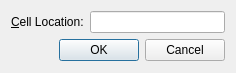
<?xml version="1.0" encoding="UTF-8"?>
<ui version="4.0">
 <class>GoToCellDialog</class>
 <widget class="QDialog" name="GoToCellDialog">
  <property name="geometry">
   <rect>
    <x>0</x>
    <y>0</y>
    <width>236</width>
    <height>73</height>
   </rect>
  </property>
  <property name="windowTitle">
   <string>Go To Cell</string>
  </property>
  <layout class="QVBoxLayout" name="verticalLayout">
   <item>
    <layout class="QHBoxLayout" name="horizontalLayout">
     <item>
      <widget class="QLabel" name="label">
       <property name="text">
        <string>&amp;Cell Location:</string>
       </property>
       <property name="buddy">
        <cstring>lineEdit</cstring>
       </property>
      </widget>
     </item>
     <item>
      <widget class="QLineEdit" name="lineEdit">
       <property name="locale">
        <locale language="Chinese" country="China"/>
       </property>
      </widget>
     </item>
    </layout>
   </item>
   <item>
    <widget class="QDialogButtonBox" name="buttonBox">
     <property name="standardButtons">
      <set>QDialogButtonBox::Cancel|QDialogButtonBox::Ok</set>
     </property>
    </widget>
   </item>
  </layout>
 </widget>
 <layoutdefault spacing="6" margin="11"/>
 <resources>
  <include location="GoToCell.qrc"/>
 </resources>
 <connections/>
</ui>
